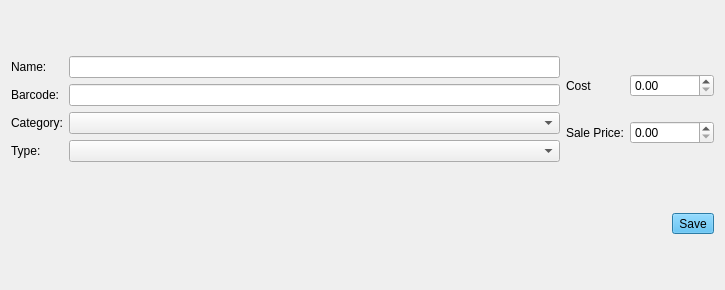
<?xml version="1.0" encoding="UTF-8"?>
<ui version="4.0">
 <class>ProductEditDialog</class>
 <widget class="QDialog" name="ProductEditDialog">
  <property name="geometry">
   <rect>
    <x>0</x>
    <y>0</y>
    <width>725</width>
    <height>290</height>
   </rect>
  </property>
  <property name="windowTitle">
   <string>Edit Product</string>
  </property>
  <layout class="QVBoxLayout" name="verticalLayout">
   <item>
    <layout class="QHBoxLayout" name="horizontalLayout_3">
     <item>
      <layout class="QGridLayout" name="gridLayout_2">
       <item row="1" column="0">
        <widget class="QLabel" name="barcodeLabel">
         <property name="text">
          <string>Barcode:</string>
         </property>
        </widget>
       </item>
       <item row="2" column="1">
        <widget class="QComboBox" name="categoryLE">
         <property name="sizePolicy">
          <sizepolicy hsizetype="Expanding" vsizetype="Fixed">
           <horstretch>0</horstretch>
           <verstretch>0</verstretch>
          </sizepolicy>
         </property>
        </widget>
       </item>
       <item row="2" column="0">
        <widget class="QLabel" name="categoryLabel">
         <property name="text">
          <string>Category:</string>
         </property>
        </widget>
       </item>
       <item row="0" column="1">
        <widget class="QLineEdit" name="nameLE"/>
       </item>
       <item row="4" column="1">
        <widget class="QComboBox" name="typeCB">
         <property name="sizePolicy">
          <sizepolicy hsizetype="Expanding" vsizetype="Fixed">
           <horstretch>0</horstretch>
           <verstretch>0</verstretch>
          </sizepolicy>
         </property>
        </widget>
       </item>
       <item row="0" column="0">
        <widget class="QLabel" name="nameLabel">
         <property name="text">
          <string>Name:</string>
         </property>
        </widget>
       </item>
       <item row="1" column="1">
        <widget class="QLineEdit" name="barcodeLE"/>
       </item>
       <item row="4" column="0">
        <widget class="QLabel" name="typeLabel">
         <property name="text">
          <string>Type:</string>
         </property>
        </widget>
       </item>
      </layout>
     </item>
     <item>
      <layout class="QGridLayout" name="gridLayout">
       <item row="1" column="0">
        <widget class="QLabel" name="salePriceLabel">
         <property name="text">
          <string>Sale Price:</string>
         </property>
        </widget>
       </item>
       <item row="0" column="1">
        <widget class="QDoubleSpinBox" name="costSB">
         <property name="maximum">
          <double>179769313486231570814527423731704356798070567525844996598917476803157260780028538760589558632766878171540458953514382464234321326889464182768467546703537516986049910576551282076245490090389328944075868508455133942304583236903222948165808559332123348274797826204144723168738177180919299881250404026184124858368.000000000000000</double>
         </property>
        </widget>
       </item>
       <item row="1" column="1">
        <widget class="QDoubleSpinBox" name="sellPriceSB">
         <property name="maximum">
          <double>179769313486231570814527423731704356798070567525844996598917476803157260780028538760589558632766878171540458953514382464234321326889464182768467546703537516986049910576551282076245490090389328944075868508455133942304583236903222948165808559332123348274797826204144723168738177180919299881250404026184124858368.000000000000000</double>
         </property>
        </widget>
       </item>
       <item row="0" column="0">
        <widget class="QLabel" name="costLabel">
         <property name="text">
          <string>Cost</string>
         </property>
        </widget>
       </item>
      </layout>
     </item>
    </layout>
   </item>
   <item>
    <layout class="QHBoxLayout" name="horizontalLayout">
     <item>
      <spacer name="horizontalSpacer_2">
       <property name="orientation">
        <enum>Qt::Horizontal</enum>
       </property>
       <property name="sizeHint" stdset="0">
        <size>
         <width>37</width>
         <height>17</height>
        </size>
       </property>
      </spacer>
     </item>
     <item>
      <widget class="QToolButton" name="saveButton">
       <property name="styleSheet">
        <string notr="true">background-color: rgb(61, 174, 233)</string>
       </property>
       <property name="text">
        <string>Save</string>
       </property>
       <property name="checkable">
        <bool>false</bool>
       </property>
      </widget>
     </item>
    </layout>
   </item>
  </layout>
 </widget>
 <resources/>
 <connections/>
</ui>
